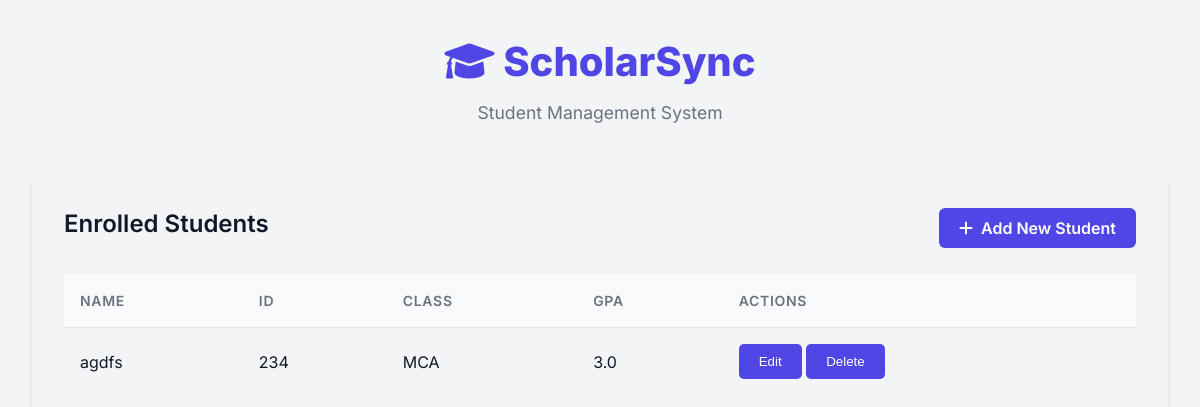
/home/, run on the app's committed database.
### students/models.py (models this page shows, shortened)
class Student(models.Model):
    sname = models.CharField(max_length=15)
    sid = models.IntegerField()
    course = models.CharField(max_length=15)
    gpa = models.FloatField()

### students/views.py (the view)
# urls.py: 2. Add a URL to urlpatterns:  path('', views.home, name='home')
def home(request):
    students = Student.objects.all()
    return render(request,'students/homepage.html',{"students":students})

### students/templates/students/homepage.html (shortened to what this page needs)
  {% load static %}
<!DOCTYPE html>
<html lang="en">
<head>
    {% load static %}
  <link rel="stylesheet" href="{% static 'students/css/homepage.css' %}">
    <link rel="stylesheet" href="https://cdnjs.cloudflare.com/ajax/libs/font-awesome/6.0.0/css/all.min.css">
</head>
<body>
    <div class="container">
        <header>
            <h1><i class="fas fa-graduation-cap"></i> ScholarSync</h1>
            <p>Student Management System</p>
        </header>
        <main>
            <section class="student-list-section">
                <div style="display: flex; justify-content: space-between; align-items: center; margin-bottom: 1.5rem;">
                    <h2 style="margin-bottom: 0; border: none;">Enrolled Students</h2>
                    <a href="{% url 'add' %}" class="btn-primary" style="width: auto; text-decoration: none;">
                        <i class="fas fa-plus"></i> Add New Student
                    </a>
                </div>
                <div class="table-container">
                    <table id="student-table">
                        <thead>
                            <tr>
                                <th>Name</th>
                                <th>ID</th>
                                <th>Class</th>
                                <th>GPA</th>
                                <th>Actions</th>
                            </tr>
                        </thead>
                            <tbody id="student-list">
                                    {% for s in students %}
                                    <tr>
                                    <td>{{ s.sname}}</td>
                                    <td>{{ s.sid }}</td>
                                    <td>{{ s.course }}</td>
                                    <td>{{ s.gpa }}</td>
                                    <td>
                                        <button style="background-color: #4f46e5; color: white; padding:
                                        10px 20px; border: none; border-radius: 5px;">
                                        <a href="{% url 'edit' s.id %} " style="text-decoration: none; color:white">Edit</a></button>
                                        <button style="background-color: #4f46e5; color: white; padding:
                                        10px 20px; border: none; border-radius: 5px;">
                                        <a href="{% url 'delete' s.id %}" style="text-decoration: none; color:white">Delete</a></button>
                                    </td>
                                    </tr>
                                    {% endfor %}
                            </tbody>
                    </table>
                </div>
            </section>
        </main>
    </div>
</body>
</html>

### students/static/students/css/homepage.css (style rules this page uses)
:root { --primary-color: #4f46e5; --primary-hover: #4338ca; --secondary-color: #10b981; --danger-color: #ef4444; --background-color: #f3f4f6; --card-bg: #ffffff; --text-primary: #111827; --text-secondary: #6b7280; --border-color: #e5e7eb; --shadow-sm: 0 1px 2px 0 rgba(0, 0, 0, 0.05); --shadow-md: 0 4px 6px -1px rgba(0, 0, 0, 0.1), 0 2px 4px -1px rgba(0, 0, 0, 0.06); --radius: 0.5rem; }
* { margin: 0; padding: 0; box-sizing: border-box; }
body { font-family: 'Inter', sans-serif; background-color: var(--background-color); color: var(--text-primary); line-height: 1.5; -webkit-font-smoothing: antialiased; }
.container { max-width: 1200px; margin: 0 auto; padding: 2rem; }
header { text-align: center; margin-bottom: 3rem; }
header h1 { font-size: 2.5rem; font-weight: 800; color: var(--primary-color); margin-bottom: 0.5rem; }
header p { color: var(--text-secondary); font-size: 1.1rem; }
main { display: grid; grid-template-columns: 1fr; gap: 2rem; }
@media (min-width: 768px) { main { grid-template-columns: 250px 1fr; } }
section { max-width: 100%; margin: 0 auto; padding: 2rem; border-radius: var(--radius); box-shadow: var(--shadow-md); height: fit-content; grid-column: 1 / -1; width: 100%; }
section h2 { font-size: 1.5rem; font-weight: 600; margin-bottom: 1.5rem; padding-bottom: 0.5rem; border-bottom: 2px solid var(--border-color); color: var(--text-primary); }
.btn-primary { width: 100%; padding: 0.75rem; background-color: var(--primary-color); color: white; border: none; border-radius: var(--radius); font-weight: 600; cursor: pointer; transition: background-color 0.2s; display: flex; align-items: center; justify-content: center; gap: 0.5rem; }
.table-container { overflow-x: auto; }
table { width: 100%; border-collapse: collapse; }
th, td { padding: 1rem; text-align: left; border-bottom: 1px solid var(--border-color); }
th { font-weight: 600; color: var(--text-secondary); background-color: #f9fafb; font-size: 0.875rem; text-transform: uppercase; letter-spacing: 0.05em; }
tr:last-child td { border-bottom: none; }
tbody tr { animation: slideIn 0.3s ease-out forwards; }
.btn-primary { height: 40px; padding: 0 20px; background-color: #4f46e5; color: white; border: none; border-radius: 6px; cursor: pointer; }

### data on the page
Student: sname "agdfs", sid "234", course "MCA", gpa "3.0"
